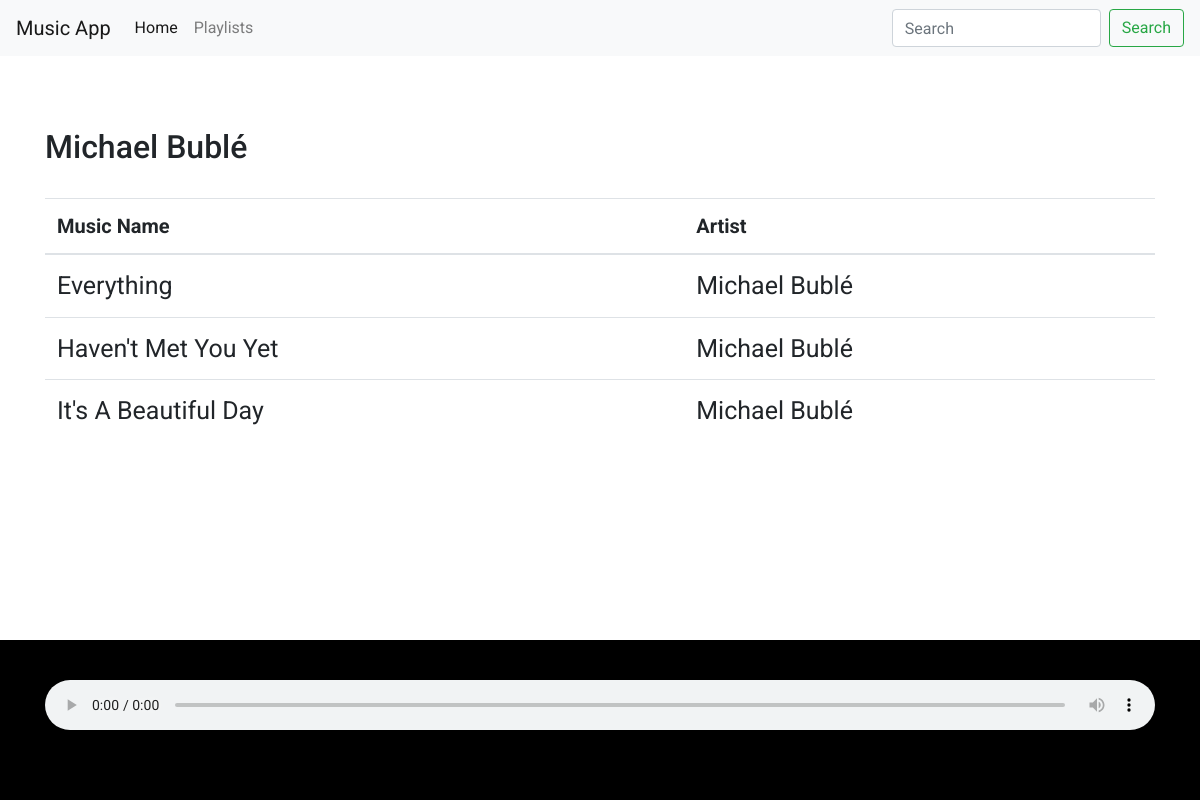
Page /playlist/1 on the committed database.
### music/models.py (models this page shows, shortened)
class Playlist(models.Model):
    name = models.CharField(max_length=120)
    musics = models.ManyToManyField(MusicFile)

class MusicFile(models.Model):
    file = models.FileField(upload_to='musics/')
    name = models.CharField(max_length=120, default="Music Name")
    artist = models.CharField(max_length=120)
    @property
    def formatted_name(self):
        return str(self.name).replace(r"'", r"\'")

### music/views.py (the view)
# urls.py: path('playlist/<int:pk>', views.PlaylistDetailView.as_view(), name="playlist_detail")
class PlaylistDetailView(DetailView):
    model = Playlist
    template_name = 'music/index.html'
    context_object_name = "playlist"

### music/templates/music/index.html (shortened to what this page needs)
{% extends 'music/base.html' %}
{% block content %}
    <br><br><br>
    <div class="container">
      {% if playlist %}
        <h2>{{ playlist.name }}</h2>
        <br>
      {% endif %}
      <table class="table table-hover">
        <thead>
          <th>Music Name</th>
          <th>Artist</th>
        </thead>
        <tbody>
          {% if playlist %}
            {% for music in playlist.musics.all %}
              <tr onclick="playMusic('{{music.file.url}}', '{{ music.formatted_name }}', '{{ music.artist }}')" class="music-row">
                <td><p class="listing-music-name">{{ music.name }}</p></td>
                <td><p>{{ music.artist }}</p></td>
              </tr>
            {% endfor %}
          {% endif %}
        </tbody>
      </table>
    </div>
    <div class="fixed-bottom container musicPlayer">
      <br>
      <audio id="musicPlayer" controls style="width: 100%; height: 50px;" autoplay onended="endMusic()"><source id="musicPlayerSource" type="audio/mp3"/></audio>
      <br><br><br>
    </div>
{% endblock content %}

### music/static/music/style.css (style rules this page uses)
div.musicPlayer, div.fixed-bottom { width: 100%; background-color: black; height: 20%; color: white; }
.music-row { cursor: pointer; }
tr * { font-size: 1.25em; margin-bottom: 0; padding-bottom: 0; }
body { font-family: 'Roboto', sans-serif; }

### rows in the picture
Playlist: name "Michael Bublé"
MusicFile: name "Everything", artist "Michael Bublé"
MusicFile: name "Haven't Met You Yet", artist "Michael Bublé"
MusicFile: name "It's A Beautiful Day", artist "Michael Bublé"
